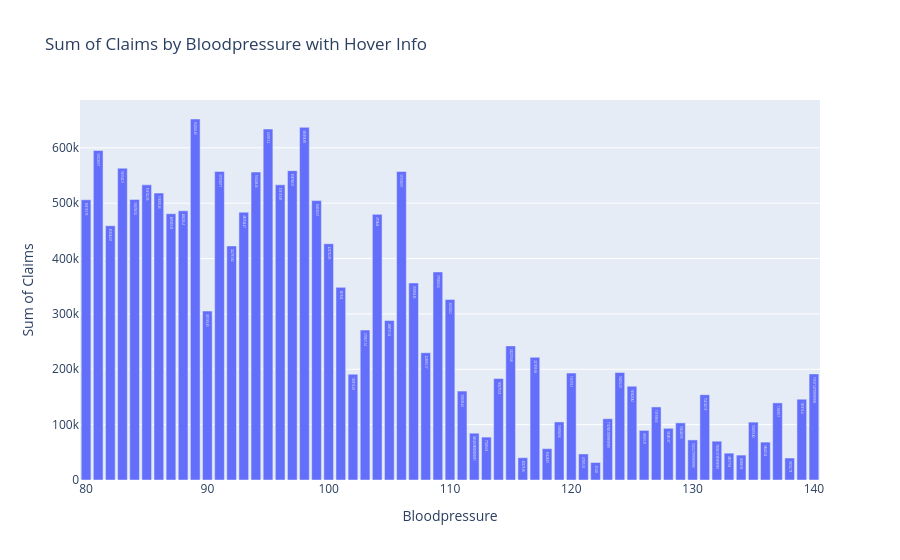

This figure's notebook cell:
### Code cell
agg = data.groupby('bloodpressure').agg(
    sum_claim=('claim', 'sum'),
    avg_claim=('claim', 'mean'),
    count=('claim', 'size'),
    max_claim = ('claim', 'max')
).reset_index()

fig = px.bar(agg, x='bloodpressure', y='sum_claim', text='sum_claim',
             hover_data={
                 'avg_claim': ':.2f',
                 'count': True,
                 'max_claim': True,
                 'sum_claim': False  # Hiding sum because already displayed on label
             },
             labels={'sum_claim': 'Sum of Claims',
                     'bloodpressure': 'Bloodpressure',
                     'avg_claim': 'Average Claim',
                     'max_claim': 'Max Claim',
                     'count': 'Number of Entries'},
             title='Sum of Claims by Bloodpressure with Hover Info')

fig.show()

### Figure 1 — Plotly figure (JSON) as saved in the notebook; plotly's stock layout.template omitted (floating-point values rounded to 4 significant figures; data arrays with more than 128 entries replaced by an {"elided": "..."} marker saying what was removed)
{"data": [{"alignmentgroup": "True", "customdata": {"elided": "61x3 float values"}, "hovertemplate": "Bloodpressure=%{x}<br>Average Claim=%{customdata[0]:.2f}<br>Number of Entries=%{customdata[1]}<br>Max Claim=%{customdata[2]}<extra></extra>", "legendgroup": "", "marker": {"color": "#636efa", "pattern": {"shape": ""}}, "name": "", "offsetgroup": "", "orientation": "v", "showlegend": false, "text": [506100.0, 595200.0, 459200.0, 563100.0, 506800.0, 533100.0, 518300.0, 481000.0, 486200.0, 652000.0, 305200.0, 557300.0, 422800.0, 483700.0, 556200.0, 633900.0, 533100.0, 558800.0, 637000.0, 504600.0, 426700.0, 347926, 190900.0, 270900.0, 479846, 288200.0, 557300.0, 355900.0, 229900.0, 375800.0, 325900.0, 160500.0, 84530.0, 77500.0, 183300.0, 242200.0, 40270.0, 221600.0, 56630.0, 104900.0, 193100.0, 47060.0, 31620, 110700.0, 194300.0, 169400.0, 89590.0, 131900.0, 93390.0, 103200.0, 72410.0, 154100.0, 70100.0, 48520.0, 45010.0, 104600.0, 68420.0, 139300.0, 39720.0, 145900.0, 191600.0], "textposition": "auto", "type": "bar", "x": [80, 81, 82, 83, 84, 85, 86, 87, 88, 89, 90, 91, 92, 93, 94, 95, 96, 97, 98, 99, 100, 101, 102, 103, 104, 105, 106, 107, 108, 109, 110, 111, 112, 113, 114, 115, 116, 117, 118, 119, 120, 121, 122, 123, 124, 125, 126, 127, 128, 129, 130, 131, 132, 133, 134, 135, 136, 137, 138, 139, 140], "xaxis": "x", "y": [506100.0, 595200.0, 459200.0, 563100.0, 506800.0, 533100.0, 518300.0, 481000.0, 486200.0, 652000.0, 305200.0, 557300.0, 422800.0, 483700.0, 556200.0, 633900.0, 533100.0, 558800.0, 637000.0, 504600.0, 426700.0, 347926, 190900.0, 270900.0, 479846, 288200.0, 557300.0, 355900.0, 229900.0, 375800.0, 325900.0, 160500.0, 84530.0, 77500.0, 183300.0, 242200.0, 40270.0, 221600.0, 56630.0, 104900.0, 193100.0, 47060.0, 31620, 110700.0, 194300.0, 169400.0, 89590.0, 131900.0, 93390.0, 103200.0, 72410.0, 154100.0, 70100.0, 48520.0, 45010.0, 104600.0, 68420.0, 139300.0, 39720.0, 145900.0, 191600.0], "yaxis": "y"}], "layout": {"barmode": "relative", "legend": {"tracegroupgap": 0}, "title": {"text": "Sum of Claims by Bloodpressure with Hover Info"}, "xaxis": {"anchor": "y", "domain": [0, 1], "title": {"text": "Bloodpressure"}}, "yaxis": {"anchor": "x", "domain": [0, 1], "title": {"text": "Sum of Claims"}}}}
